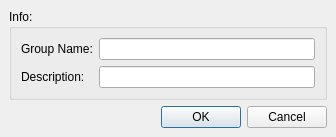
<ui version="4.0" >
 <class>tcFavouriteGroupInfoDialog</class>
 <widget class="QDialog" name="tcFavouriteGroupInfoDialog" >
  <property name="geometry" >
   <rect>
    <x>0</x>
    <y>0</y>
    <width>336</width>
    <height>130</height>
   </rect>
  </property>
  <property name="windowTitle" >
   <string>Favourite Group...</string>
  </property>
  <layout class="QVBoxLayout" >
   <property name="margin" >
    <number>9</number>
   </property>
   <property name="spacing" >
    <number>6</number>
   </property>
   <item>
    <widget class="QGroupBox" name="grp1" >
     <property name="title" >
      <string>Info:</string>
     </property>
     <layout class="QHBoxLayout" >
      <property name="margin" >
       <number>9</number>
      </property>
      <property name="spacing" >
       <number>6</number>
      </property>
      <item>
       <layout class="QVBoxLayout" >
        <property name="margin" >
         <number>0</number>
        </property>
        <property name="spacing" >
         <number>6</number>
        </property>
        <item>
         <widget class="QLabel" name="lbl1" >
          <property name="text" >
           <string>Group Name:</string>
          </property>
         </widget>
        </item>
        <item>
         <widget class="QLabel" name="lbl2" >
          <property name="text" >
           <string>Description:</string>
          </property>
         </widget>
        </item>
       </layout>
      </item>
      <item>
       <layout class="QVBoxLayout" >
        <property name="margin" >
         <number>0</number>
        </property>
        <property name="spacing" >
         <number>6</number>
        </property>
        <item>
         <widget class="QLineEdit" name="edt1" />
        </item>
        <item>
         <widget class="QLineEdit" name="edt2" />
        </item>
       </layout>
      </item>
     </layout>
    </widget>
   </item>
   <item>
    <widget class="QDialogButtonBox" name="buttonBox" >
     <property name="orientation" >
      <enum>Qt::Horizontal</enum>
     </property>
     <property name="standardButtons" >
      <set>QDialogButtonBox::Cancel|QDialogButtonBox::NoButton|QDialogButtonBox::Ok</set>
     </property>
    </widget>
   </item>
  </layout>
 </widget>
 <resources/>
 <connections>
  <connection>
   <sender>buttonBox</sender>
   <signal>accepted()</signal>
   <receiver>tcFavouriteGroupInfoDialog</receiver>
   <slot>accept()</slot>
   <hints>
    <hint type="sourcelabel" >
     <x>248</x>
     <y>254</y>
    </hint>
    <hint type="destinationlabel" >
     <x>157</x>
     <y>274</y>
    </hint>
   </hints>
  </connection>
  <connection>
   <sender>buttonBox</sender>
   <signal>rejected()</signal>
   <receiver>tcFavouriteGroupInfoDialog</receiver>
   <slot>reject()</slot>
   <hints>
    <hint type="sourcelabel" >
     <x>316</x>
     <y>260</y>
    </hint>
    <hint type="destinationlabel" >
     <x>286</x>
     <y>274</y>
    </hint>
   </hints>
  </connection>
 </connections>
</ui>
